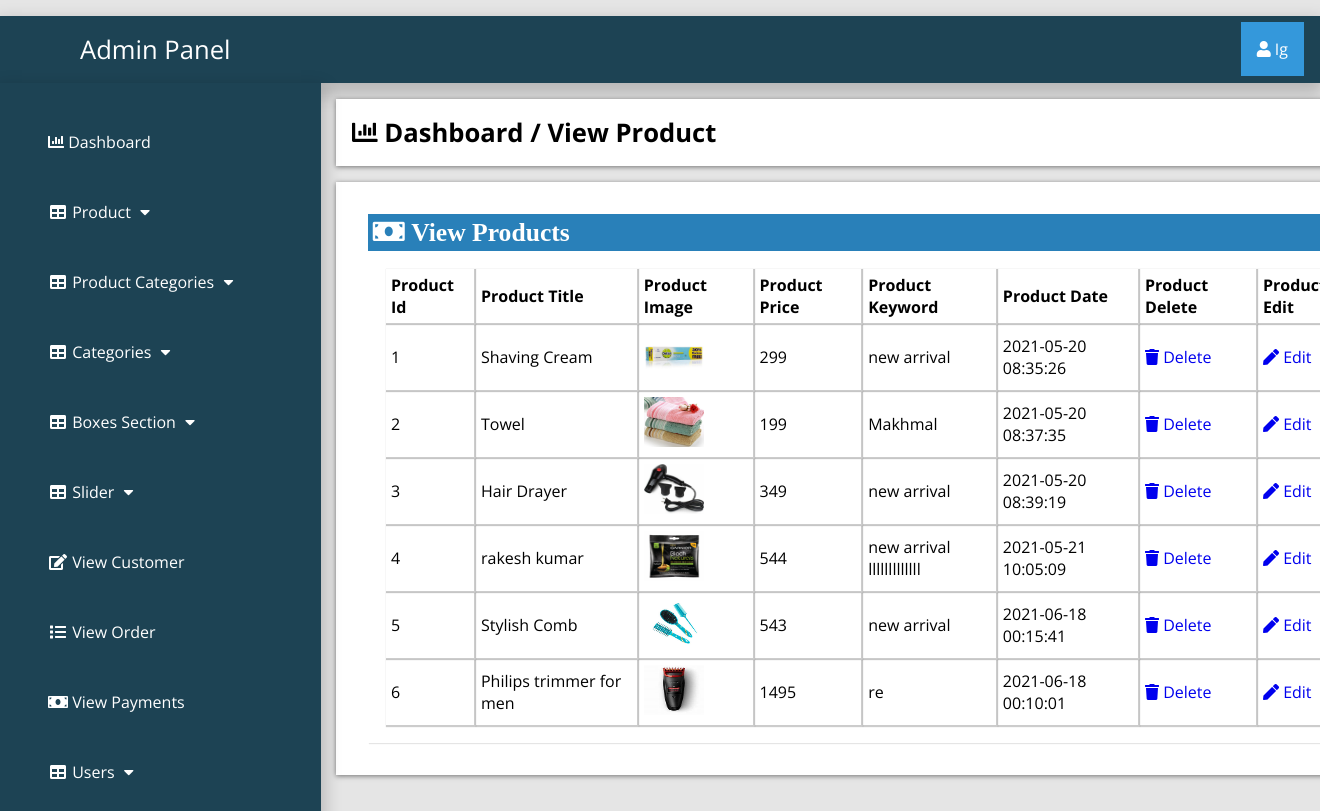
The app's page /admin_area/index.php?view_product (signed in) with its own data.
### tables this page shows
CREATE TABLE `products` (
  `product_id` int(10) NOT NULL,
  `p_cat_id` int(10) NOT NULL,
  `cat_id` int(10) NOT NULL,
  `date` timestamp NOT NULL DEFAULT current_timestamp() ON UPDATE current_timestamp(),
  `product_title` text NOT NULL,
  `product_img1` text NOT NULL,
  `product_img2` text NOT NULL,
  `product_img3` text NOT NULL,
  `product_price` int(10) NOT NULL,
  `product_desc` text NOT NULL,
  `product_keyword` text NOT NULL
);

### admin_area/view_product.php (the view)
<?php
if (!isset($_SESSION['admin_email'])){
  echo "<script>window.open('login.php','_self')</script>";
  }else{
?>
<div class="row">
	<div class="col-lg-12">
		<div class="breadcrump">
			<li class="active">
				<i class="fa fa-bar-chart"></i>
				Dashboard / View Product
			</li>
		</div>
	</div>
</div>
<div class="row">
	<div class="col-lg-12">
		<div class="panel panel-default">
			<div class="panel-heading">
				<h3 class="panel-title">
					<i class="fa fa-money fa-fw"> View Products </i>
				</h3>
			</div>
			<div class="panel-body">
				<div class="table-responsive">
					<table class="table table-bordered table-hover table-striped">
						<thead>
							<tr>
								<th>Product Id</th>
								<th>Product Title</th>
								<th>Product Image</th>
								<th>Product Price</th>
								<th>Product Keyword</th>
								<th>Product Date</th>
								<th>Product Delete</th>
								<th>Product Edit</th>
							</tr>
						</thead>
						<tbody>
							<?php
							$i=0;
							$get_product="select * from products";
                            $run_p=mysqli_query($con,$get_product);
                            while ($row=mysqli_fetch_array($run_p)) {
                            	$pro_id=$row['product_id'];
                            	$product_title=$row['product_title'];
                            	$product_img1=$row['product_img1'];
                            	$product_price=$row['product_price'];
                            	$product_keyword=$row['product_keyword'];
                            	$date=$row['date'];
                            	$i++;
                            	 ?>
							<tr>
								<td><?php echo $i ?></td>
								<td><?php echo $product_title ?></td>
								<td><img src="product_images/<?php echo $product_img1 ?>" width="60" height="50"></td>
								<td><?php echo $product_price ?></td>
                                <td><?php echo $product_keyword ?></td>
								<td><?php echo $date ?></td>
								<td>
									<a href="index.php?delete_product=<?php echo $pro_id ?>"> <i class="fa fa-trash"></i> Delete </a>
								</td>
								<td>
									<a href="index.php?edit_product=<?php echo $pro_id ?>"> <i class="fa fa-pen"></i> Edit </a>
								</td>
							</tr>
						<?php } ?>
						</tbody>
					</table>
				</div>
			</div>
		</div>
	</div>
</div>
<?php } ?>

### admin_area/index.php (shortened to what this page needs)
<?php
include("includes/db.php");
if (!isset($_SESSION['admin_email'])){
  echo "<script>window.open('login.php','_self')</script>";
  }else{
?>
<?php
$admin_session=$_SESSION['admin_email'];
$get_admin="select * from admins where admin_email='$admin_session'";
$run_admin=mysqli_query($con,$get_admin);
$row_admin=mysqli_fetch_array($run_admin);
$admin_name=$row_admin['admin_name'];
  ?>
<!DOCTYPE html>
<html lang="en">
<head>
<link rel="stylesheet" href="https://cdnjs.cloudflare.com/ajax/libs/font-awesome/4.7.0/css/font-awesome.min.css">
    <link rel="stylesheet" href="https://cdnjs.cloudflare.com/ajax/libs/OwlCarousel2/2.3.4/assets/owl.carousel.min.css">
    <link rel="stylesheet" href="https://cdnjs.cloudflare.com/ajax/libs/font-awesome/5.15.2/css/all.min.css">
    <link rel="stylesheet" href="css/style.css">
  <body>
    <div class="wrapper">
      <?php include 'includes/sidebar.php'; ?>
      <div class="page-wrapper">
        <div class="container-fluid">
        <?php
         if(isset($_GET['view_product'])) {
          include 'view_product.php';
     }
         ?>
        </div>
      </div>
    </div>
  </body>
</head>
</html>
<?php  } ?>

### admin_area/includes/sidebar.php (shortened to what this page needs)
<?php
if (!isset($_SESSION['admin_email'])){
  echo "<script>window.open('login.php','_self')</script>";
  }else{
?>
<nav class="navbar navbar-inverse navbar-fixed-top" >
	<div class="navbar-header">
		<a href="index.php?dashboard" class="navbar-brand"><span>Admin Panel</span></a>
	</div>
		<div class="dropdown">
		 <button onclick="myFunction()" class="dropbtn"><i class="fa fa-user"></i> <?php echo $admin_name; ?></a></button>
		</div>
	<div class="collapse navbar-collapse navbar-ex1-collapse">
	<ul class="nav navbar-nav side-nav">
  <li>
    <a href="index.php?dashboard"><i class="fa fa-bar-chart"></i> Dashboard</a>
  </li>
  <li class="button-dropdown" id="#products">
    <a href="#" class="dropdown-toggle" data-toggle="collapse" data-target="#products"><i class="fa fa-fw fa-table"></i> Product <i class="fa fa-fw fa-caret-down"></i></a>
  </li>
  <li class="button-dropdown" id="#products_cat">
    <a href="#" class="dropdown-toggle" data-toggle="collapse" data-target="#products_cat"><i class="fa fa-fw fa-table"></i> Product Categories <i class="fa fa-fw fa-caret-down"></i></a>
  </li>
  <li class="button-dropdown" id="#category">
    <a href="#" class="dropdown-toggle" data-toggle="collapse" data-target="#category"><i class="fa fa-fw fa-table"></i> Categories <i class="fa fa-fw fa-caret-down"></i></a>
  </li>
<li class="button-dropdown" >
  <a href="#" class="dropdown-toggle" data-toggle="collapse" data-target="#boxes">
    <i class="fa fa-fw fa-table"></i> Boxes Section <i class="fa fa-fw fa-caret-down"></i>
  </a>
</li>
  <li class="button-dropdown">
    <a href="#" class="dropdown-toggle" data-toggle="collapse" data-target="#slider"><i class="fa fa-fw fa-table"></i>  Slider <i class="fa fa-fw fa-caret-down"></i></a>
  </li>
  <li>
  	<a href="index.php?view_customer">
  		<i class="fa fa-fw fa-edit"></i> View Customer
  	</a>
  </li>
  <li>
  	<a href="index.php?view_order">
  		<i class="fa fa-fw fa-list"></i> View Order
  	</a>
  </li>
  <li>
  	<a href="index.php?view_payments">
  		<i class="fa fa-fw fa-money"></i> View Payments
  	</a>
  </li>
  <li class="button-dropdown">
    <a href="#" class="dropdown-toggle" data-toggle="collapse" data-target="#users"><i class="fa fa-fw fa-table"></i>  Users <i class="fa fa-fw fa-caret-down"></i></a>
  </li>
</ul>
</div>
</nav>
<?php } ?>

### admin_area/css/style.css (style rules this page uses)
:root { --blue:#2980b9; }
body { margin-top: ; }
* { font-family: 'Open Sans', sans-serif; margin:0; padding:0; box-sizing: border-box; text-decoration: none; transition: all .2s cubic-bezier(.37,1.14,.26,1.24); }
html { background-color: rgba(0,0,0,.1); }
.navbar-fixed-top { background:#1d4354; padding: 1rem; margin-top: 1rem; box-shadow: 0px 8px 16px 4px rgba(0,0,0,0.2); margin-left: ; margin-right: ; }
.navbar-fixed-top a span { margin-left: 4rem; }
.navbar-fixed-top .navbar-brand { font-size: 1.6rem; color: #ffffff; }
.dropbtn { background-color: #3498DB; color: white; padding: 16px; font-size: 16px; border: none; cursor: pointer; }
.dropdown { position: relative; display: inline-block; float: right; margin-top: -2.8rem; }
.nav { position: absolute; top: 51px; margin-top: 32px; width: auto; height: 110%; border-radius: 0; display: block; background-color: #1d4354; bottom: 0; overflow: hidden; padding-bottom: 40px; box-shadow: 0px 8px 16px 4px rgba(0,0,0,0.2); margin-left: -1rem; }
.nav>li>a { width: 225px; display: block; color: #ffffff; margin: 3rem; }
.row { width: 81.2%; background-color: #ffffff; margin: auto; margin-left: 21rem; margin-top: 1rem; padding: 1rem; display: ; }
.panel { text-align: left; box-shadow: 1px 1px 1px 0px rgba(0.1,0.1,0.1,0.1); margin: 1rem; background-color: #ffffff; padding: rem; }
.panel-heading .panel-title { background-color: #2980b9; color: #ffffff; padding: .3rem; }
.table-responsive .table-striped th { padding: 5px; box-shadow: 1px 1px 1px 1px rgba(0.1,0.1,0.1,0.2); }
.table-responsive .table-striped tbody td { box-shadow: 1px 1px 1px 1px rgba(0.1,0.1,0.1,0.2); padding:5px; }
.breadcrump .active { font-weight: bold; font-size: 1.6rem; }
.row { list-style: none; box-shadow: 0 1px 5px rgba(0, 0, 0, 0.5); }
.row .fa-money { font-size: 1.6rem; width: 50%; text-align: left; }
.panel-body { display: flex; align-items: center; justify-content: left; padding: 1rem; flex-wrap: wrap; }

### records on screen
products: product_title "Shaving Cream", product_img1 (picture), product_price "299", product_keyword "new arrival", date "2021-05-20 08:35:26"
products: product_title "Towel", product_img1 (picture), product_price "199", product_keyword "Makhmal", date "2021-05-20 08:37:35"
products: product_title "Hair Drayer", product_img1 (picture), product_price "349", product_keyword "new arrival", date "2021-05-20 08:39:19"
products: product_title "rakesh kumar", product_img1 (picture), product_price "544", product_keyword "new arrival lllllllllllll", date "2021-05-21 10:05:09"
products: product_title "Stylish Comb", product_img1 (picture), product_price "543", product_keyword "new arrival", date "2021-06-18 00:15:41"
products: product_title "Philips trimmer for men", product_img1 (picture), product_price "1495", product_keyword "re", date "2021-06-18 00:10:01"

### other values on screen
$admin_name "Ig"
